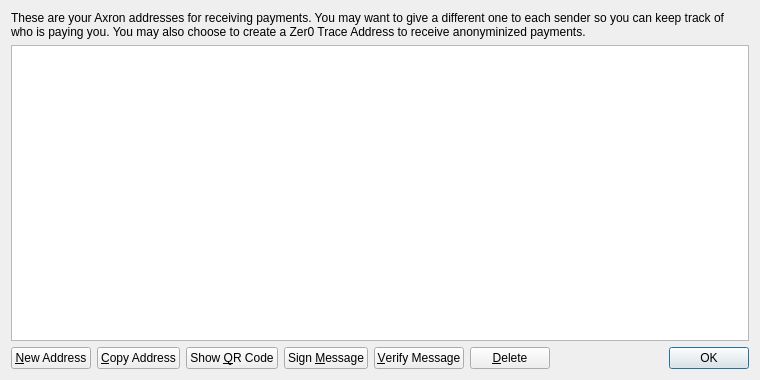
<?xml version="1.0" encoding="UTF-8"?>
<ui version="4.0">
 <class>AddressBookPage</class>
 <widget class="QWidget" name="AddressBookPage">
  <property name="geometry">
   <rect>
    <x>0</x>
    <y>0</y>
    <width>760</width>
    <height>380</height>
   </rect>
  </property>
  <property name="windowTitle">
   <string>Address Book</string>
  </property>
  <layout class="QVBoxLayout" name="verticalLayout">
   <item>
    <widget class="QLabel" name="labelExplanation">
     <property name="text">
      <string>These are your Axron addresses for receiving payments. You may want to give a different one to each sender so you can keep track of who is paying you. You may also choose to create a Zer0 Trace Address to receive anonyminized payments.</string>
     </property>
     <property name="textFormat">
      <enum>Qt::PlainText</enum>
     </property>
     <property name="wordWrap">
      <bool>true</bool>
     </property>
    </widget>
   </item>
   <item>
    <widget class="QTableView" name="tableView">
     <property name="contextMenuPolicy">
      <enum>Qt::CustomContextMenu</enum>
     </property>
     <property name="toolTip">
      <string>Double-click to edit address or label</string>
     </property>
     <property name="tabKeyNavigation">
      <bool>false</bool>
     </property>
     <property name="alternatingRowColors">
      <bool>true</bool>
     </property>
     <property name="selectionMode">
      <enum>QAbstractItemView::SingleSelection</enum>
     </property>
     <property name="selectionBehavior">
      <enum>QAbstractItemView::SelectRows</enum>
     </property>
     <property name="sortingEnabled">
      <bool>true</bool>
     </property>
     <attribute name="verticalHeaderVisible">
      <bool>false</bool>
     </attribute>
    </widget>
   </item>
   <item>
    <layout class="QHBoxLayout" name="horizontalLayout">
     <item>
      <widget class="QPushButton" name="newAddressButton">
       <property name="toolTip">
        <string>Create a new address</string>
       </property>
       <property name="text">
        <string>&amp;New Address</string>
       </property>
       <property name="icon">
        <iconset resource="../bitcoin.qrc">
         <normaloff>:/icons/add</normaloff>:/icons/add</iconset>
       </property>
      </widget>
     </item>
     <item>
      <widget class="QPushButton" name="copyToClipboard">
       <property name="toolTip">
        <string>Copy the currently selected address to the system clipboard</string>
       </property>
       <property name="text">
        <string>&amp;Copy Address</string>
       </property>
       <property name="icon">
        <iconset resource="../bitcoin.qrc">
         <normaloff>:/icons/editcopy</normaloff>:/icons/editcopy</iconset>
       </property>
      </widget>
     </item>
     <item>
      <widget class="QPushButton" name="showQRCode">
       <property name="text">
        <string>Show &amp;QR Code</string>
       </property>
       <property name="icon">
        <iconset resource="../bitcoin.qrc">
         <normaloff>:/icons/qrcode</normaloff>:/icons/qrcode</iconset>
       </property>
      </widget>
     </item>
     <item>
      <widget class="QPushButton" name="signMessage">
       <property name="toolTip">
        <string>Sign a message to prove you own a Axron address</string>
       </property>
       <property name="text">
        <string>Sign &amp;Message</string>
       </property>
       <property name="icon">
        <iconset resource="../bitcoin.qrc">
         <normaloff>:/icons/edit</normaloff>:/icons/edit</iconset>
       </property>
      </widget>
     </item>
     <item>
      <widget class="QPushButton" name="verifyMessage">
       <property name="toolTip">
        <string>Verify a message to ensure it was signed with a specified Axron address</string>
       </property>
       <property name="text">
        <string>&amp;Verify Message</string>
       </property>
       <property name="icon">
        <iconset resource="../bitcoin.qrc">
         <normaloff>:/icons/transaction_0</normaloff>:/icons/transaction_0</iconset>
       </property>
      </widget>
     </item>
     <item>
      <widget class="QPushButton" name="deleteButton">
       <property name="toolTip">
        <string>Delete the currently selected address from the list</string>
       </property>
       <property name="text">
        <string>&amp;Delete</string>
       </property>
       <property name="icon">
        <iconset resource="../bitcoin.qrc">
         <normaloff>:/icons/remove</normaloff>:/icons/remove</iconset>
       </property>
      </widget>
     </item>
     <item>
      <spacer name="horizontalSpacer">
       <property name="orientation">
        <enum>Qt::Horizontal</enum>
       </property>
       <property name="sizeHint" stdset="0">
        <size>
         <width>40</width>
         <height>20</height>
        </size>
       </property>
      </spacer>
     </item>
     <item>
      <widget class="QDialogButtonBox" name="buttonBox">
       <property name="sizePolicy">
        <sizepolicy hsizetype="Maximum" vsizetype="Fixed">
         <horstretch>0</horstretch>
         <verstretch>0</verstretch>
        </sizepolicy>
       </property>
       <property name="standardButtons">
        <set>QDialogButtonBox::Ok</set>
       </property>
      </widget>
     </item>
    </layout>
   </item>
  </layout>
 </widget>
 <resources>
  <include location="../bitcoin.qrc"/>
 </resources>
 <connections/>
</ui>
